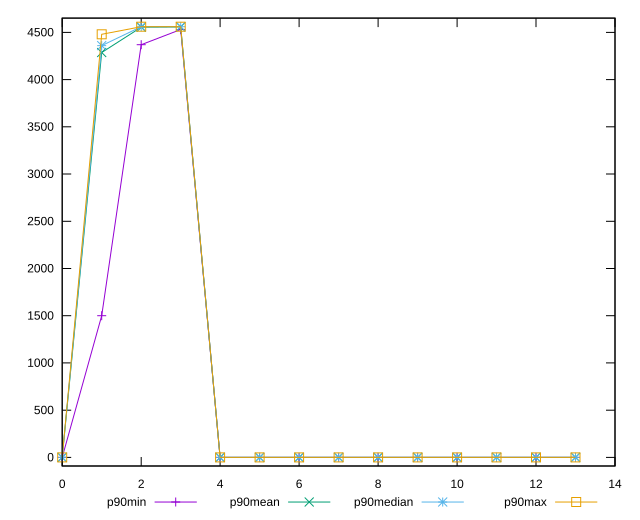

Reproduce this figure in gnuplot.
reset
set terminal svg size 640, 520 enhanced background rgb 'white'
set output "reprap/unused-javascript/progression/value.svg"

$p90Min <<EOF
0 0
1 1500
2 4370
3 4530
4 0
5 0
6 0
7 0
8 0
9 0
10 0
11 0
12 0
13 0
EOF

$p90Mean <<EOF
0 0
1 4287.444444444444
2 4555.111111111111
3 4558.111111111111
4 0
5 0
6 0
7 0
8 0
9 0
10 0
11 0
12 0
13 0
EOF

$p90Median <<EOF
0 0
1 4360
2 4560
3 4560
4 0
5 0
6 0
7 0
8 0
9 0
10 0
11 0
12 0
13 0
EOF

$p90Max <<EOF
0 0
1 4480
2 4560
3 4560
4 0
5 0
6 0
7 0
8 0
9 0
10 0
11 0
12 0
13 0
EOF

set key outside below
set yrange [-91.2:4651.2]

plot \
  $p90Min title "p90min" with linespoints, \
  $p90Mean title "p90mean" with linespoints, \
  $p90Median title "p90median" with linespoints, \
  $p90Max title "p90max" with linespoints, \


reset
